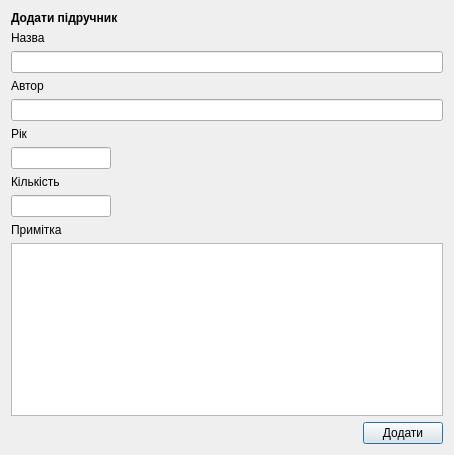
<?xml version="1.0" encoding="UTF-8"?>
<ui version="4.0">
 <class>dialog</class>
 <widget class="QDialog" name="dialog">
  <property name="geometry">
   <rect>
    <x>0</x>
    <y>0</y>
    <width>454</width>
    <height>455</height>
   </rect>
  </property>
  <property name="font">
   <font>
    <pointsize>9</pointsize>
   </font>
  </property>
  <property name="windowTitle">
   <string>Dialog</string>
  </property>
  <property name="windowIcon">
   <iconset>
    <normaloff>download.ico</normaloff>download.ico</iconset>
  </property>
  <layout class="QGridLayout" name="gridLayout">
   <item row="0" column="0">
    <widget class="QLabel" name="label_6">
     <property name="font">
      <font>
       <pointsize>9</pointsize>
       <bold>true</bold>
      </font>
     </property>
     <property name="text">
      <string>Додати підручник</string>
     </property>
    </widget>
   </item>
   <item row="1" column="0">
    <layout class="QVBoxLayout" name="verticalLayout_6">
     <item>
      <layout class="QVBoxLayout" name="verticalLayout_5">
       <item>
        <widget class="QLabel" name="label">
         <property name="text">
          <string>Назва</string>
         </property>
        </widget>
       </item>
       <item>
        <widget class="QLineEdit" name="inp_name"/>
       </item>
      </layout>
     </item>
     <item>
      <layout class="QVBoxLayout" name="verticalLayout_4">
       <item>
        <widget class="QLabel" name="label_2">
         <property name="text">
          <string>Автор</string>
         </property>
        </widget>
       </item>
       <item>
        <widget class="QLineEdit" name="inp_author"/>
       </item>
      </layout>
     </item>
     <item>
      <layout class="QVBoxLayout" name="verticalLayout_3">
       <item>
        <widget class="QLabel" name="label_3">
         <property name="text">
          <string>Рік</string>
         </property>
        </widget>
       </item>
       <item>
        <widget class="QLineEdit" name="inp_year">
         <property name="maximumSize">
          <size>
           <width>100</width>
           <height>16777215</height>
          </size>
         </property>
        </widget>
       </item>
      </layout>
     </item>
     <item>
      <layout class="QVBoxLayout" name="verticalLayout_2">
       <item>
        <widget class="QLabel" name="label_4">
         <property name="text">
          <string>Кількість</string>
         </property>
        </widget>
       </item>
       <item>
        <widget class="QLineEdit" name="inp_count">
         <property name="maximumSize">
          <size>
           <width>100</width>
           <height>16777215</height>
          </size>
         </property>
        </widget>
       </item>
      </layout>
     </item>
    </layout>
   </item>
   <item row="2" column="0">
    <layout class="QVBoxLayout" name="verticalLayout_7">
     <item>
      <layout class="QVBoxLayout" name="verticalLayout">
       <item>
        <widget class="QLabel" name="label_5">
         <property name="text">
          <string>Примітка</string>
         </property>
        </widget>
       </item>
       <item>
        <widget class="QTextEdit" name="inp_com"/>
       </item>
      </layout>
     </item>
     <item>
      <layout class="QHBoxLayout" name="horizontalLayout">
       <item>
        <spacer name="horizontalSpacer">
         <property name="orientation">
          <enum>Qt::Horizontal</enum>
         </property>
         <property name="sizeHint" stdset="0">
          <size>
           <width>40</width>
           <height>20</height>
          </size>
         </property>
        </spacer>
       </item>
       <item>
        <widget class="QPushButton" name="btn_add">
         <property name="text">
          <string>Додати</string>
         </property>
        </widget>
       </item>
      </layout>
     </item>
    </layout>
   </item>
  </layout>
 </widget>
 <resources/>
 <connections/>
</ui>
